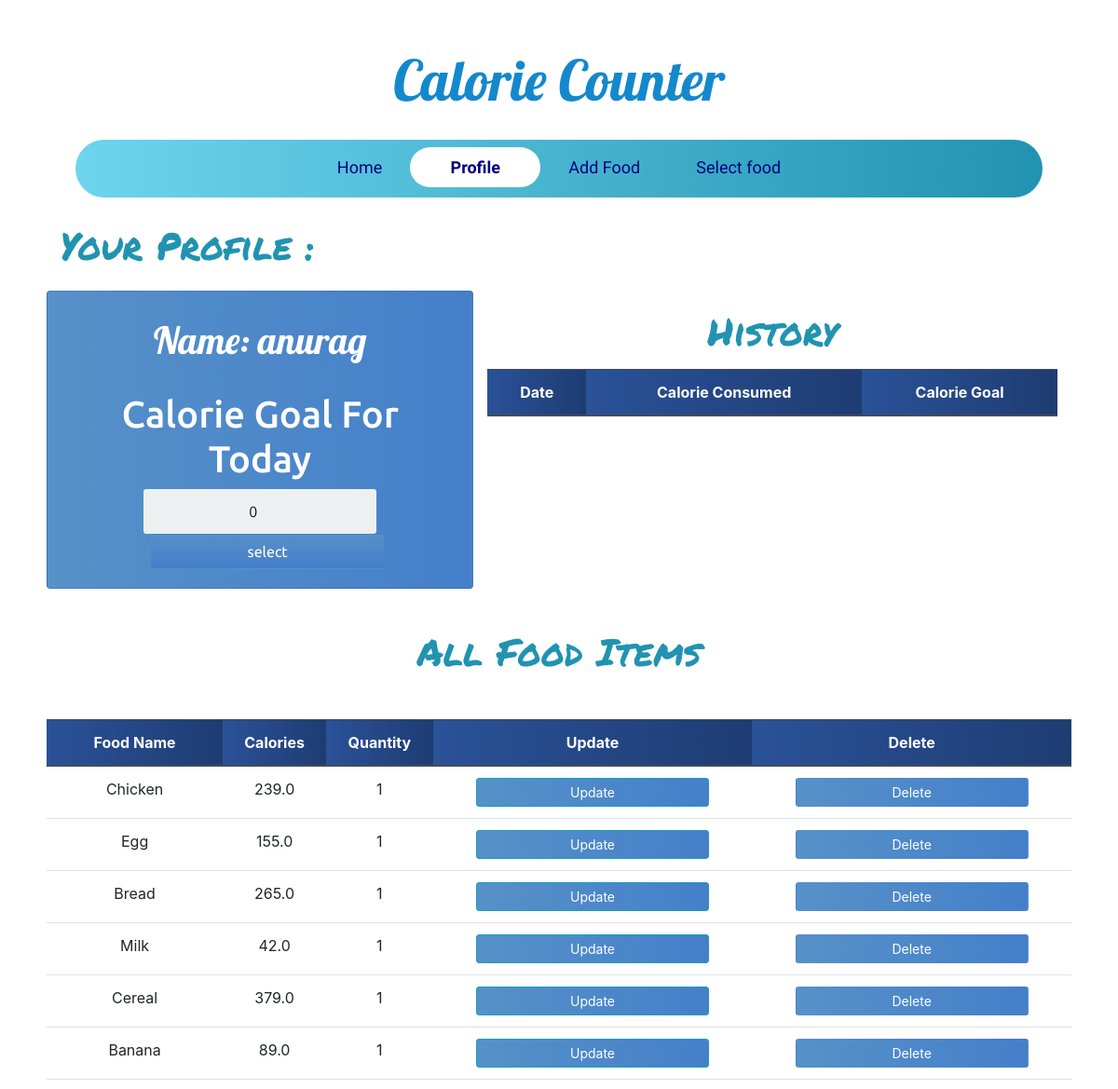
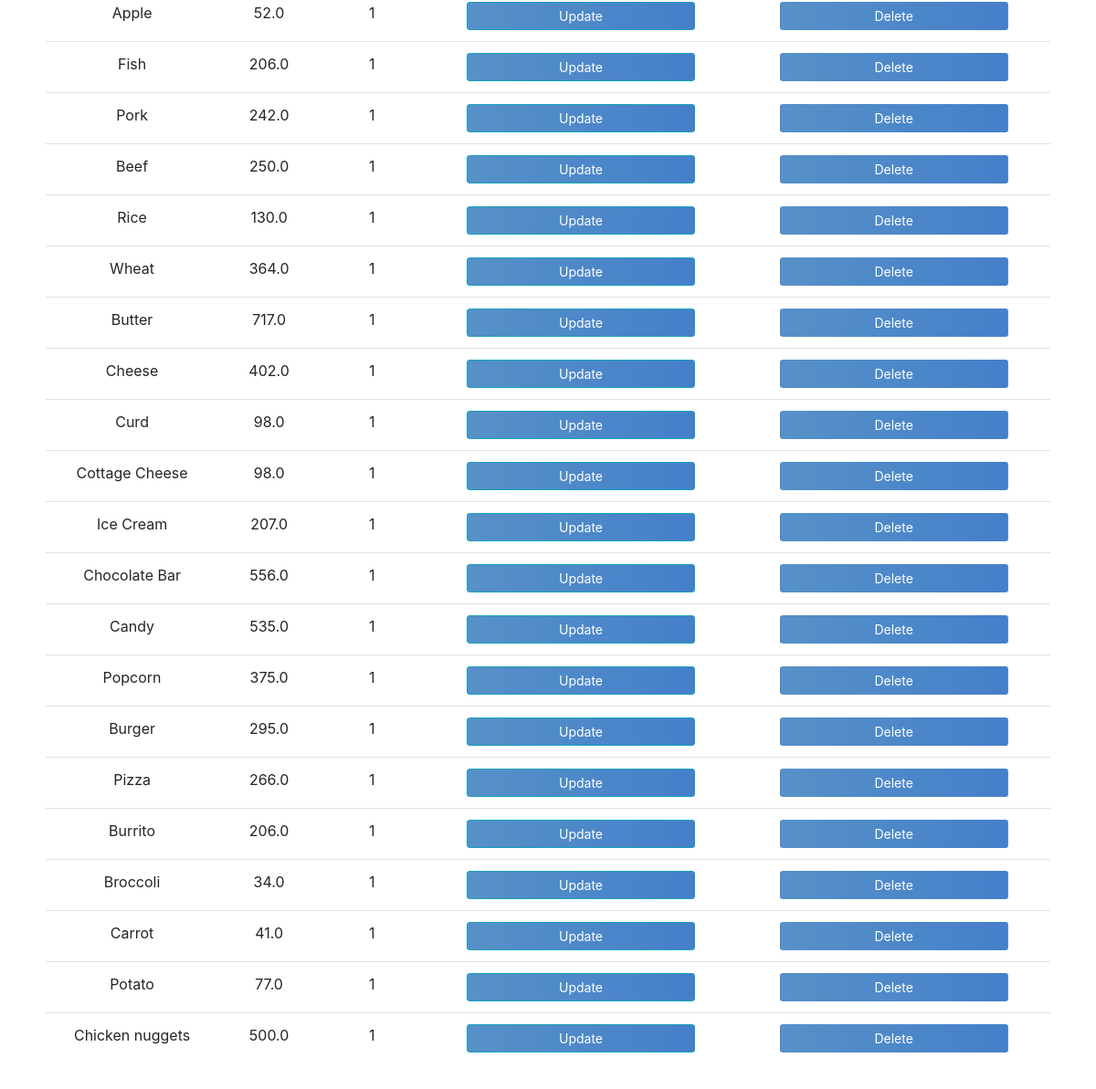
Page /profile/ (signed in) on the committed database (2 pictures, top to bottom).
### calories/models.py (models this page shows, shortened)
class Profile(models.Model):
	person_of = models.ForeignKey(User,null=True,on_delete=models.CASCADE)
	calorie_count = models.FloatField(default=0,null=True,blank=True)
	food_selected = models.ForeignKey(Food,on_delete=models.CASCADE,null=True,blank=True)
	quantity = models.FloatField(default=0)
	total_calorie = models.FloatField(default=0,null=True)
	date = models.DateField(auto_now_add = True)
	calorie_goal = models.PositiveIntegerField(default=0)
	all_food_selected_today = models.ManyToManyField(Food,through='PostFood',related_name='inventory')

class Food(models.Model):
	name = models.CharField(max_length=200 ,null=False)
	quantity = models.PositiveIntegerField(null=False,default=0)
	calorie = models.FloatField(null=False,default=0)
	person_of = models.ForeignKey(User,null=True,on_delete=models.CASCADE)

### calories/views.py (the view)
# urls.py: path('profile/',ProfilePage,name='profile'),
@login_required
def ProfilePage(request):
	person = Profile.objects.filter(person_of=request.user).last()
	food_items = Food.objects.filter(person_of=request.user)
	form = ProfileForm(instance=person)
	if request.method == 'POST':
		form = ProfileForm(request.POST,instance=person)
		if form.is_valid():
			form.save()
			return redirect('profile')
	else:
		form = ProfileForm(instance=person)
	some_day_last_week = timezone.now().date() -timedelta(days=7)
	records=Profile.objects.filter(date__gte=some_day_last_week,date__lt=timezone.now().date(),person_of=request.user)
	context = {'form':form,'food_items':food_items,'records':records}
	return render(request, 'profile.html',context)

### calories/forms.py
class ProfileForm(forms.ModelForm):
	class Meta:
		model = Profile
		fields = ('calorie_goal',)

### templates/profile.html (shortened to what this page needs)
{% extends 'base.html' %}
{% block content %}
<div class="container-fluid">
    <h1 class="headline">Your Profile :</h1>
        <div class="row mt-4 mb-4">
            <div class="col-lg-5 card card-body">
            <div class="app-title">
                <h1 class="text-center profile-text mt-2">Name: {{ request.user }} </h1>
            </div>
            <form method="POST" action="" class="login-form pt-4">
                {% for field in form %}
                <h1>Calorie Goal For Today</h1>
                {{ field }}
                {% endfor %}
                <input class="btn login_btn profile-submit ml-3" type="submit" value="select">
            </form>
        </div>
        <div class="col-lg-7">
        <h1 class="text-center headline pb-2">History</h1>
        <table class="table text-center">
            <thead class="thead-dark">
                <tr>
                    <th scope="col">Date</th>
                    <th scope="col">Calorie Consumed</th>
                    <th scope="col">Calorie Goal</th>
                </tr>
            </thead>
        </table>
    </div>
     </div>
    <h1 class="text-center headline">All Food Items</h1>
     <div class="row mt-5">
      <table class="table text-center">
            <thead class="thead-dark">
                <tr>
                    <th scope="col">Food Name</th>
                    <th scope="col">Calories</th>
                    <th scope="col">Quantity</th>
                    <th scope="col">Update</th>
                    <th scope="col">Delete</th>
                </tr>
            </thead>
            <tbody>
                {% for food in food_items %}
                <tr>
                    <td>{{ food.name }}</td>
                    <td>{{ food.calorie }}</td>
                    <td>{{ food.quantity }}</td>
                    <td><a class="btn btn-sm btn-info" href="{% url 'update_food' food.id %}">Update</a></td>
                    <td><a class="btn btn-sm " href="{% url 'delete_food' food.id %}">Delete</a></td>
                </tr>
                {% endfor %}
            </tbody>
        </table>
    </div>
</div>
{% endblock content %}

### static/css/base.css (style rules this page uses)
a { text-decoration:none !important; }
body { font-family: Arial; background-color: #3498DB; padding: 50px; }
.app-title { text-align: center; color: #777; }
.login-form { text-align: center; }
input { text-align: center; background-color: #ECF0F1; border: 2px solid transparent; border-radius: 3px; font-size: 16px; font-weight: 200; padding: 10px 0; width: 250px; transition: border .5s; }
.btn { background: #457fca; background: -webkit-linear-gradient(to right, #5691c8, #457fca); background: linear-gradient(to right, #5691c8, #457fca); color: white !important; font-size: 16px; line-height: 25px; padding: 10px 0; text-decoration: none; text-shadow: none; border-radius: 3px; box-shadow: none; transition: 0.25s; display: block; width: 250px; margin: 0 auto; }
.card { background: #457fca; background: -webkit-linear-gradient(to right, #5691c8, #457fca); background: linear-gradient(to right, #5691c8, #457fca); color:white; }
.card::before, .card::after { position: absolute; top: 0; right: 0; bottom: 0; left: 0; transform: scale3d(0, 0, 1); transition: transform .3s ease-out 0s; background: rgba(255, 255, 255, 0.1); content: ''; pointer-events: none; }
.card::before { transform-origin: left top; }
.card::after { transform-origin: right bottom; }
th { background: #1e3c72; background: -webkit-linear-gradient(to right, #2a5298, #1e3c72); background: linear-gradient(to right, #2a5298, #1e3c72); }
.card { font-family: 'Grandstander', cursive; font-family: 'Ubuntu', sans-serif; }
.headline { font-family: 'Permanent Marker', cursive; padding-top:20px; color: #2193b0; color: -webkit-linear-gradient(to right, #6dd5ed, #2193b0); color: linear-gradient(to right, #6ded6d, #2193b0); }
.profile-text { color:white; font-family: 'Lobster', cursive; }
.table { background-color: white; color: #18AD7C; }
.profile-submit { background: #457fca; background: -webkit-linear-gradient(to bottom, #5691c8, #457fca); background: linear-gradient(to bottom, #5691c8, #457fca); }

### rows in the picture
Profile: form "0"
Food: name "Chicken", calorie "239.0", quantity "1"
Food: name "Egg", calorie "155.0", quantity "1"
Food: name "Bread", calorie "265.0", quantity "1"
Food: name "Milk", calorie "42.0", quantity "1"
Food: name "Cereal", calorie "379.0", quantity "1"
Food: name "Banana", calorie "89.0", quantity "1"
Food: name "Apple", calorie "52.0", quantity "1"
Food: name "Fish", calorie "206.0", quantity "1"
Food: name "Pork", calorie "242.0", quantity "1"
Food: name "Beef", calorie "250.0", quantity "1"
Food: name "Rice", calorie "130.0", quantity "1"
Food: name "Wheat", calorie "364.0", quantity "1"
Food: name "Butter", calorie "717.0", quantity "1"
Food: name "Cheese", calorie "402.0", quantity "1"
Food: name "Curd", calorie "98.0", quantity "1"
Food: name "Cottage Cheese", calorie "98.0", quantity "1"
Food: name "Ice Cream", calorie "207.0", quantity "1"
Food: name "Chocolate Bar", calorie "556.0", quantity "1"
Food: name "Candy", calorie "535.0", quantity "1"
Food: name "Popcorn", calorie "375.0", quantity "1"
Food: name "Burger", calorie "295.0", quantity "1"
Food: name "Pizza", calorie "266.0", quantity "1"
Food: name "Burrito", calorie "206.0", quantity "1"
Food: name "Broccoli", calorie "34.0", quantity "1"
Food: name "Carrot", calorie "41.0", quantity "1"
Food: name "Potato", calorie "77.0", quantity "1"
Food: name "Chicken nuggets", calorie "500.0", quantity "1"

### other values in the picture
{{ request.user }} "anurag"
